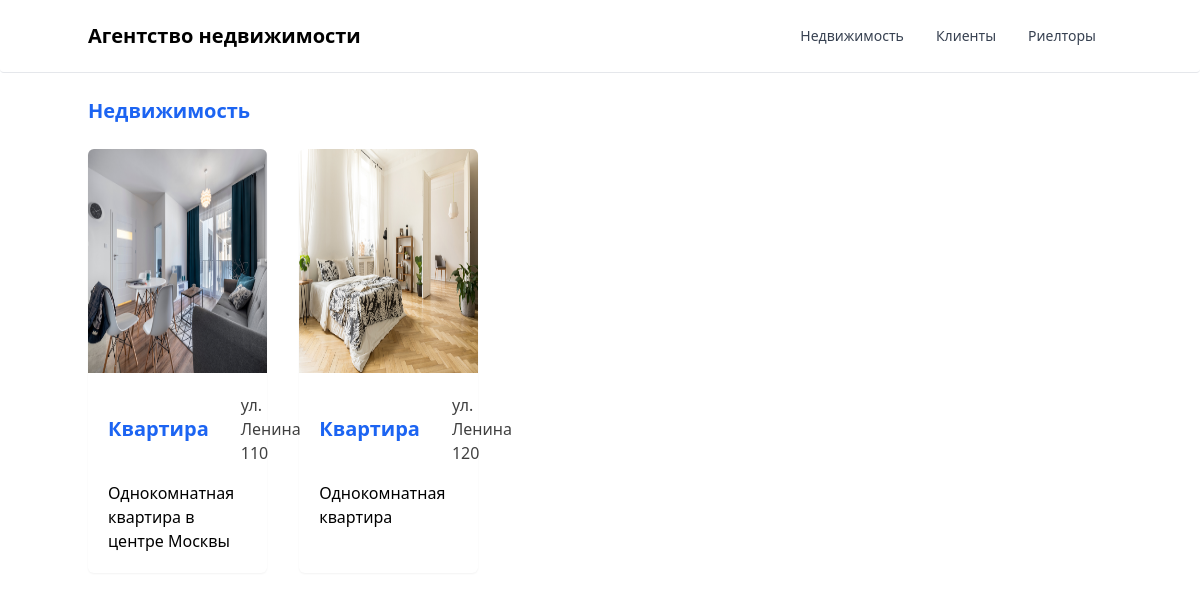
The page / on the database its author committed.
### estate/models.py (models this page shows, shortened)
class Immovable(models.Model):  # Модель недвижимости
    review = models.ImageField(  # Фото / обзор недвижимости
        upload_to='estate/static/immovables',
        height_field=None,
        width_field=None,
        max_length=100,
        verbose_name='Фотография'
    )
    label = models.CharField(  # Название недвижимости
        max_length=255,
        verbose_name='Название'
    )
    description = models.TextField(  # Описание недвижимости
        verbose_name='Описание'
    )
    address = models.CharField(  # Местоположение недвижимости
        max_length=255,
        verbose_name='Адрес'
    )
    type = models.CharField(  # Тип недвижимости
        max_length=12,
        choices=IMMOVABLE_TYPES_CHOICES,
        default='не определен',
        verbose_name='Тип недвижимости'
    )
    status = models.CharField( 	# Статус недвижимости
        max_length=12,
        choices=IMMOVABLE_STATUS_CHOICES,
        default='черновик',
        verbose_name='Статус'
    )
    holder = models.ForeignKey(  # Владелец недвижимости
        Holder,
        on_delete=models.CASCADE,
        related_name='estate_immovables',
        verbose_name='Владелец'
    )
    contract = models.BooleanField(  # Договор на недвижимость
        verbose_name='Договор'
    )
    contractIdentity = models.ForeignKey(
        Contract,
        on_delete=models.CASCADE,
        related_name='estate_immovables',
        null=True,
        verbose_name='Номер договора'
    )
    slug = models.SlugField(  # Ссылка на недвижимость
        max_length=255,
        unique=True,
        verbose_name='Метка'
    )
    publishAt = models.DateTimeField(  # Дата публикации
        default=timezone.now,
        verbose_name='Дата публикации'
    )
    createdAt = models.DateTimeField(  # Дата создания
        auto_now_add=True,
        verbose_name='Дата создания'
    )
    updatedAt = models.DateTimeField(  # Дата обновления
        auto_now=True,
        verbose_name='Дата обновления'
    )
    class Meta:
        verbose_name = 'недвижимость'
        verbose_name_plural = "Недвижимости"

### estate/views.py (the view)
# urls.py: path('', views.immovable_list, name='immovable_list'),
def immovable_list(request):
    immovables = Immovable.objects.all()
    return render(request, 'immovable/list.html', {'immovables': immovables})

### estate/models.py (called while the page is built)
    def __str__(self):
        return self.name

### estate/templates/immovable/list.html (shortened to what this page needs)
{% extends "../layout.html" %}
{% block content %}
<main class="z-30">
	<h1 class="py-6 text-xl font-bold text-blue-600">Недвижимость</h1>
	<div class="grid grid-cols-5 gap-8">
		{% for i in immovables %}
		<div class="w-full bg-white cursor-help ease-in-out transition shadow-sm rounded-md hover:shadow dark:bg-gray-800 dark:border-gray-700"
			data-popover-target={{ i.slug }} data-popover-placement="bottom">
			<img class="rounded-t-md h-56 w-auto" src={{ i.review }} alt={{ i.label }} />
			<div class="p-5 f flex flex-col justify-between">
				<div class='flex flex-col gap-4'>
					<div class='flex items-center justify-between gap-8'>
						<h5 class="text-xl font-semibold text-blue-600 dark:text-white">{{ i.label }}</h5>
						<p class='opacity-75'>{{ i.address }}</p>
					</div>
					<p>{{ i.description }}</p>
				</div>
			</div>
		</div>
		{% endfor %}
	</div>
</main>
{% endblock content %}

### estate/templates/layout.html (shortened to what this page needs)
{% load compress %} {% load static %}
<!DOCTYPE html>
<html>
<head>
	{% compress css %}
	<link rel="stylesheet" href="{% static 'src/output.css' %}" />
	{% endcompress %}
</head>
<body>
	<nav class="bg-white border-gray-200 border-b px-2 sm:px-4 py-2.5 rounded-b dark:bg-gray-900">
		<div class="container flex flex-wrap items-center justify-between mx-auto">
			<a href="http://127.0.0.1:8000/"
				class="self-center text-xl font-semibold whitespace-nowrap dark:text-white">
				Агентство недвижимости
			</a>
			<div class="hidden w-full md:block md:w-auto" id="navbar-default">
				<ul
					class="flex flex-col p-4 mt-4 border border-gray-100 rounded-lg bg-gray-50 md:flex-row md:space-x-8 md:mt-0 md:text-sm md:font-medium md:border-0 md:bg-white dark:bg-gray-800 md:dark:bg-gray-900 dark:border-gray-700">
					<li>
						<a href="http://127.0.0.1:8000/"
							class="block py-2 pl-3 pr-4 text-gray-700 rounded hover:bg-gray-100 md:hover:bg-transparent md:border-0 md:hover:text-blue-700 md:p-0 dark:text-gray-400 md:dark:hover:text-white dark:hover:bg-gray-700 dark:hover:text-white md:dark:hover:bg-transparent"
							aria-current="page">Недвижимость</a>
					</li>
					<li>
						<a href="http://127.0.0.1:8000/holders"
							class="block py-2 pl-3 pr-4 text-gray-700 rounded hover:bg-gray-100 md:hover:bg-transparent md:border-0 md:hover:text-blue-700 md:p-0 dark:text-gray-400 md:dark:hover:text-white dark:hover:bg-gray-700 dark:hover:text-white md:dark:hover:bg-transparent">Клиенты</a>
					</li>
					<li>
						<a href="http://127.0.0.1:8000/realtors"
							class="block py-2 pl-3 pr-4 text-gray-700 rounded hover:bg-gray-100 md:hover:bg-transparent md:border-0 md:hover:text-blue-700 md:p-0 dark:text-gray-400 md:dark:hover:text-white dark:hover:bg-gray-700 dark:hover:text-white md:dark:hover:bg-transparent">Риелторы</a>
					</li>
				</ul>
			</div>
		</div>
	</nav>
	<div class="container mx-auto">{% block content %} {% endblock content %}</div>
</body>
</html>

### rows shown on the page
Immovable: review (picture), label "Квартира", address "ул. Ленина 110", description "Однокомнатная квартира в центре Москвы"
Immovable: review (picture), label "Квартира", address "ул. Ленина 120", description "Однокомнатная квартира"
